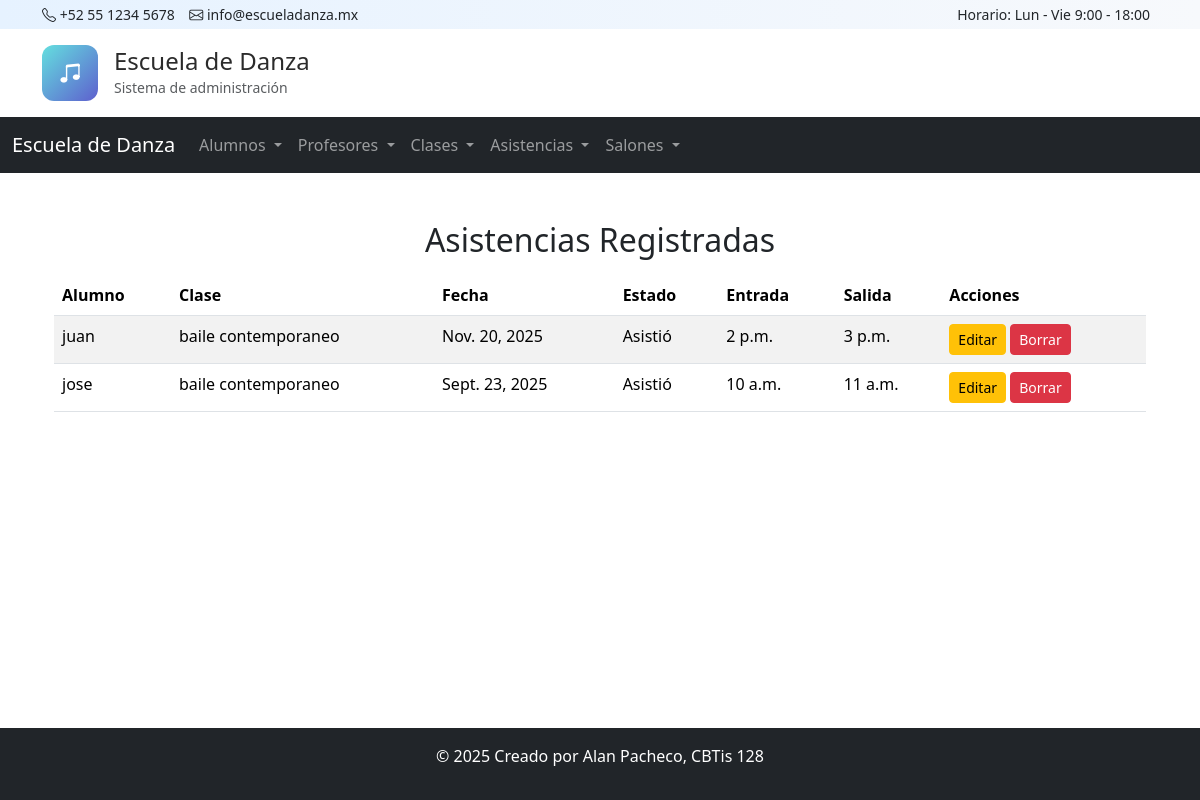
/asistencias/ver/, run on the app's committed database.
### app_escueladanza/models.py (models this page shows, shortened)
class Asistencia(models.Model):
    fecha = models.DateField()
    estado = models.CharField(max_length=50)      # ejemplo: Presente, Ausente, Tarde
    clase = models.ForeignKey(Clase, on_delete=models.CASCADE, related_name="asistencias")
    entrada = models.TimeField(null=True, blank=True)
    salida = models.TimeField(null=True, blank=True)
    alumno = models.ForeignKey(Alumno, on_delete=models.CASCADE, related_name="asistencias")

class Alumno(models.Model):
    nombre = models.CharField(max_length=50)
    apellido = models.CharField(max_length=50)
    fecha_nacimiento = models.DateField()
    correo = models.EmailField(unique=True)
    telefono = models.CharField(max_length=15)
    nivel = models.CharField(max_length=30, choices=[
        ('Principiante', 'Principiante'),
        ('Intermedio', 'Intermedio'),
        ('Avanzado', 'Avanzado')
    ])
    fecha_inscripcion = models.DateField()

class Clase(models.Model):
    nombre_clase = models.CharField(max_length=100)
    descripcion = models.TextField(blank=True, null=True)
    horario = models.CharField(max_length=50, blank=True)
    profesor = models.ForeignKey(Profesor, on_delete=models.CASCADE, related_name="clases")
    alumnos = models.ManyToManyField(Alumno, related_name="clases", blank=True)
    fecha_inicio = models.DateField(default=date.today)
    salon = models.ForeignKey(Salon, on_delete=models.SET_NULL, null=True, blank=True, related_name="clases")
    def __str__(self):
        return self.nombre_clase

### app_escueladanza/views.py (the view)
# urls.py: path('asistencias/ver/', views.ver_asistencias, name='ver_asistencias'),
def ver_asistencias(request):
    asistencias = Asistencia.objects.select_related('alumno', 'clase').all()
    return render(request, 'asistencia/ver_asistencias.html', {
        'asistencias': asistencias
    })

### app_escueladanza/templates/asistencia/ver_asistencias.html
{% extends 'base.html' %}
{% block content %}
<div class="container mt-4">
    <h2 class="text-center mb-3">Asistencias Registradas</h2>
    <table class="table table-striped table-hover">
        <thead>
            <tr>
                <th>Alumno</th>
                <th>Clase</th>
                <th>Fecha</th>
                <th>Estado</th>
                <th>Entrada</th>
                <th>Salida</th>
                <th>Acciones</th>
            </tr>
        </thead>
        <tbody>
            {% for asistencia in asistencias %}
            <tr>
                <td>{{ asistencia.alumno.nombre }} {{ asistencia.alumno.apellidos }}</td>
                <td>{{ asistencia.clase }}</td>
                <td>{{ asistencia.fecha }}</td>
                <td>{{ asistencia.estado }}</td>
                <td>{{ asistencia.entrada }}</td>
                <td>{{ asistencia.salida }}</td>
                <td>
                    <a href="{% url 'actualizar_asistencia' asistencia.id %}" class="btn btn-warning btn-sm">Editar</a>
                    <a href="{% url 'borrar_asistencia' asistencia.id %}" class="btn btn-danger btn-sm">Borrar</a>
                </td>
            </tr>
            {% endfor %}
        </tbody>
    </table>
</div>
{% endblock %}

### app_escueladanza/templates/base.html (shortened to what this page needs)
<!DOCTYPE html>
<html lang="es">
<head>
    <link href="https://cdn.jsdelivr.net/npm/bootstrap@5.3.3/dist/css/bootstrap.min.css" rel="stylesheet">
    <link href="https://cdn.jsdelivr.net/npm/bootstrap-icons@1.11.3/font/bootstrap-icons.css" rel="stylesheet">
</head>
<body class="d-flex flex-column min-vh-100">
    {% include 'header.html' %}
    {% include 'navbar.html' %}
    <main class="container my-4">
        {% block content %}
        {% endblock %}
    </main>
    {% include 'footer.html' %}
</body>
</html>

### app_escueladanza/templates/header.html
<header>
    <div class="py-1" style="background: linear-gradient(90deg,#e6f2ff,#f7f9fc);">
    <div class="container d-flex justify-content-between small">
        <div>
        <i class="bi bi-telephone"></i> +52 55 1234 5678
            &nbsp;&nbsp;
        <i class="bi bi-envelope"></i> info@escueladanza.mx
        </div>
        <div>
            <span class="me-2">Horario: Lun - Vie 9:00 - 18:00</span>
        </div>
    </div>
    </div>
    <div class="py-3" style="background-color: transparent;">
    <div class="container d-flex align-items-center">
        <div class="me-3" style="width:56px; height:56px; display:flex; align-items:center; justify-content:center;
                            background: linear-gradient(135deg,#64dfdf,#5e60ce); border-radius:12px;">
            <i class="bi bi-music-note-beamed text-white" style="font-size:22px;"></i>
        </div>
        <div>
            <h4 class="mb-0" style="color:#2b2b2b;">Escuela de Danza</h4>
            <small class="text-muted">Sistema de administración</small>
        </div>
    </div>
    </div>
</header>

### app_escueladanza/templates/navbar.html (shortened to what this page needs)
<nav class="navbar navbar-expand-lg navbar-dark bg-dark">
    <div class="container-fluid">
        <a class="navbar-brand" href="{% url 'inicio' %}">Escuela de Danza</a>
        <div class="collapse navbar-collapse" id="navbarNav">
            <ul class="navbar-nav">
                <li class="nav-item dropdown">
                    <a class="nav-link dropdown-toggle" role="button" data-bs-toggle="dropdown">
                        Alumnos
                    </a>
                </li>
                <li class="nav-item dropdown">
                    <a class="nav-link dropdown-toggle" role="button" data-bs-toggle="dropdown">
                        Profesores
                    </a>
                </li>
                <li class="nav-item dropdown">
                    <a class="nav-link dropdown-toggle" role="button" data-bs-toggle="dropdown">
                        Clases
                    </a>
                </li>
                <li class="nav-item dropdown">
                    <a class="nav-link dropdown-toggle" role="button" data-bs-toggle="dropdown">
                        Asistencias
                    </a>
                </li>
                <li class="nav-item dropdown">
                    <a class="nav-link dropdown-toggle" role="button" data-bs-toggle="dropdown">
                        Salones
                    </a>
                </li>
            </ul>
        </div>
    </div>
</nav>

### app_escueladanza/templates/footer.html (shortened to what this page needs)
<footer class="bg-dark text-white text-center mt-auto py-3 fixed-bottom">
    <p>
        &copy; <span id="year"></span> Creado por  Alan Pacheco, CBTis 128
    </p>
</footer>

### data on the page
Asistencia: alumno.nombre "juan", clase "baile contemporaneo", fecha "Nov. 20, 2025", estado "Asistió", entrada "2 p.m.", salida "3 p.m."
Asistencia: alumno.nombre "jose", clase "baile contemporaneo", fecha "Sept. 23, 2025", estado "Asistió", entrada "10 a.m.", salida "11 a.m."
